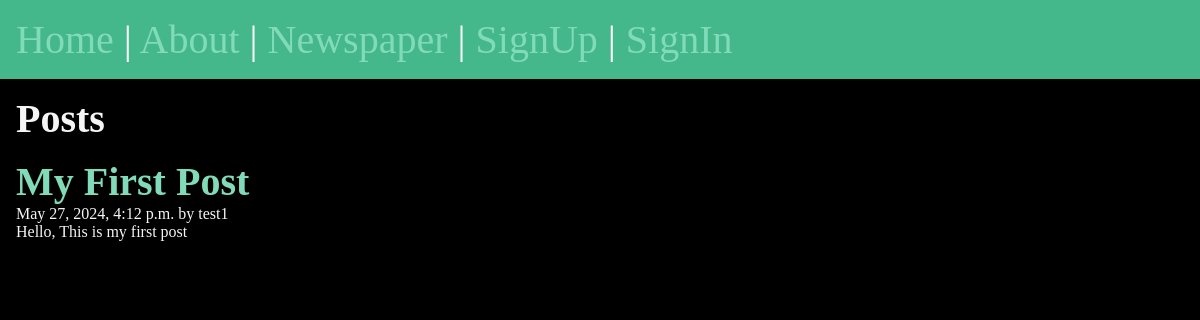
/posts/, run on the app's committed database.
### posts/models.py (models this page shows, shortened)
class Post(models.Model):
    title = models.CharField(max_length=75)
    body = models.TextField()
    slug = models.SlugField()
    date = models.DateTimeField(auto_now_add=True)
    banner = models.ImageField(default='fallback.png', blank=True)
    author = models.ForeignKey(User,on_delete=models.CASCADE,default=None)

### posts/views.py (the view)
# urls.py: path('',views.posts_list,name="list"),   #add a path to the home page
def posts_list(request):
    posts = Post.objects.all().order_by('-date')
    return render(request,'posts/posts_list.html',{'posts' : posts})

### posts/templates/posts/posts_list.html (shortened to what this page needs)
{% extends "layout.html" %}
{% block content %}
    <section>
        <h1>Posts</h1>
        {% for post in posts %}
            <article class="post">
                <h2>
                    <a href="{% url 'posts:page' slug=post.slug %}">
                    {{post.title}}
                    </a>
                </h2>
                <p>{{post.date}} by {{post.author}}</p>
                <p>{{post.body}}</p>
            </article>
        {% endfor %}
    </section>
{% endblock  %}

### static/css/style.css (style rules this page uses)
* { margin: 0; padding: 0; box-sizing: border-box; }
body { min-height: 100vh; background-color: black; color: whitesmoke; display: flex; flex-flow: column; }
section { display: flex; flex-flow: column; gap: 1rem; }
h1,h2 { font-size: 2.5rem; }
p { font-size: 1rem; }
a { text-decoration: none; color: #81dbb8; }

### data on the page
Post: title "My First Post", date "May 27, 2024, 4:12 p.m.", author "test1", body "Hello, This is my first post"
